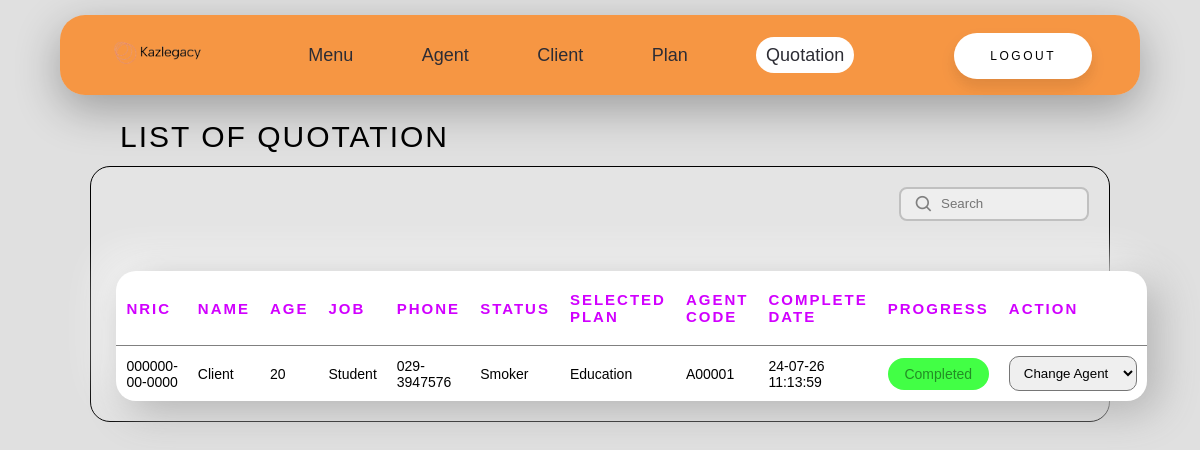
The app's page /quotation_admin.php with its own data.
### tables this page shows
CREATE TABLE `quotation` (
  `quotation_ID` int(11) NOT NULL,
  `client_ID` int(11) NOT NULL,
  `client_IC` varchar(255) NOT NULL,
  `client_name` varchar(255) NOT NULL,
  `client_age` varchar(255) NOT NULL,
  `client_job` varchar(255) NOT NULL,
  `client_phone` varchar(255) NOT NULL,
  `client_status` varchar(255) NOT NULL,
  `selected_plan` varchar(255) NOT NULL,
  `agent_code` varchar(255) NOT NULL,
  `complete_date` varchar(255) NOT NULL,
  `progress` varchar(255) NOT NULL,
  `price` decimal(65,2) NOT NULL
);

### src/quotation_admin.php (the view, shortened to what this page needs)
<?php
include "dbConfig.php";
$query = "select * from quotation";
$result = mysqli_query($con, $query);
$query2 = "select * from agent";
$result2 = mysqli_query($con, $query2);
$dropdown_agent_code = array();
while ($row2 = $result2->fetch_assoc()) {
	$dropdown_agent_code[] = $row2["agent_code"];
}
?>
<!DOCTYPE html>
<html>
<head>
	<link rel="stylesheet" href="style.css">
	<link href='https://unpkg.com/boxicons@2.1.4/css/boxicons.min.css' rel='stylesheet'>
</head>
<body>
	<header id="header">
		<a href="admin_menu.php" class="FWD"><img src="kazlegacy-logo.png" alt="FWD" width="100" height="30"></a>
		<nav class="navbar">
			<a href="admin_menu.php">Menu</a>
			<a href="agent_admin.php">Agent</a>
			<a href="client_admin.php">Client</a>
			<a href="plan_admin.php">Plan</a>
			<a class="active" href="quotation_admin.php">Quotation</a>
		</nav>
		<div class="admin_logout">
			<a href="admin_logout.php" class="logout-button">Logout</a>
		</div>
	</header>
	<div class="admin-quotation-title">List of Quotation</div>
	<div class="admin-table-container">
		<div class="table-top">
			<div class="search-bar-admin">
				<i class='bx bx-search'></i>
				<input type="text" name="search" id="searchQuotationAdmin" placeholder="Search">
			</div>
		</div>
		<div id="quotationTableAdmin">
			<?php
			if (mysqli_num_rows($result) == 0) {
				echo "<span class='no-quotation-admin'>No quotation recorded !</span>";
			} else {
				echo "<table class='quotation-table'>
				<thead>
					<th>NRIC</th>
					<th>NAME</th>
					<th>AGE</th>
					<th>JOB</th>
					<th>PHONE</th>
					<th>STATUS</th>
					<th>SELECTED PLAN</th>
					<th>AGENT CODE</th>
					<th>COMPLETE DATE</th>
					<th>PROGRESS</th>
					<th>ACTION</th>
				</thead>";
				while ($row = $result->fetch_assoc()) {
					$quotation_ID = $row["quotation_ID"];
					$client_IC = $row["client_IC"];
					$client_name = $row["client_name"];
					$client_age = $row["client_age"];
					$client_job = $row["client_job"];
					$client_phone = $row["client_phone"];
					$client_status = $row["client_status"];
					$selected_plan = $row["selected_plan"];
					$agent_code = $row["agent_code"];
					$complete_date = $row["complete_date"];
					$progress = $row["progress"];
					if ($progress == "Pending") {
						echo "
						<tr>
						<td>$client_IC</td>
						<td>$client_name</td>
						<td>$client_age</td>
						<td>$client_job</td>
						<td>$client_phone</td>
						<td>$client_status</td>
						<td>$selected_plan</td>
						<td>$agent_code</td>
						<td>$complete_date</td>
						<td><p class='pending-bg'>$progress</p></td>
						<td><select class='option' onChange='update_progress(this.options[this.selectedIndex].value,$quotation_ID)'><option value=''>Change Agent</option>";
						foreach ($dropdown_agent_code as $select_agent_code) {
							echo "<option value='$select_agent_code'>$select_agent_code</option>";
						}
						echo "</td></tr>";
					} else {
						echo "
						<tr>
						<td>$client_IC</td>
						<td>$client_name</td>
						<td>$client_age</td>
						<td>$client_job</td>
						<td>$client_phone</td>
						<td>$client_status</td>
						<td>$selected_plan</td>
						<td>$agent_code</td>
						<td>$complete_date</td>
						<td><p class='completed-bg'>$progress</p></td>
						<td><select class='option' onChange='update_progress(this.options[this.selectedIndex].value,$quotation_ID)'><option value=''>Change Agent</option>";
						echo "</td></tr>";
					}
				}
				echo "</table>";
			}
			?>
		</div>
	</div>
</body>
</html>

### src/style.css (style rules this page uses)
* { margin: 0; padding: 0; box-sizing: border-box; font-family: sans-serif; text-decoration: none; }
body { background-color: #e0e0e0; }
#header { position: fixed; border-radius: 25px; top: 15px; left: 5%; width: 90%; height: 10%; padding: 2% 4%; background: rgba(255, 119, 0, 0.7); backdrop-filter: blur(10px); display: flex; justify-content: space-between; align-items: center; box-shadow: rgba(0, 0, 0, 0.3) 0px 14px 45px; z-index: 100; transition: top 0.2s; }
.navbar a { color: #2c2c34; font-size: 18px; text-decoration: none; margin: 0 2rem; transition: 0.2s; }
.active { color: black; background-color: white; padding: 8px 10px; border-radius: 48px; }
.logout-button { text-decoration: none; padding: 1.3em 3em; font-size: 12px; text-transform: uppercase; letter-spacing: 2.5px; font-weight: 500; color: #000; background-color: #fff; border: none; border-radius: 45px; box-shadow: 0px 8px 15px rgba(0, 0, 0, 0.1); transition: all 0.3s ease 0s; }
.quotation-table { font-size: 14px; background-color: white; margin-top: 3%; margin-left: 2.5%; width: 95%; box-shadow: 10px 10px 41px #afafaf, -10px -10px 41px #ffffff; border-radius: 20px; border-collapse: collapse; text-align: left; }
.quotation-table thead { border-bottom: 1px solid grey; color: #d100ff; }
.quotation-table th { padding: 20px 10px; text-transform: uppercase; letter-spacing: 2px; font-size: 15px; }
.quotation-table td { padding: 10px 10px; }
.quotation-table tr { border-bottom: 1px solid silver; border-width: 100%; }
.quotation-table tr:last-child { border-bottom: none; }
.completed-bg { padding: 8px 10px; text-decoration: none; pointer-events: none; border-radius: 20px; background-color: #42ff45; color: #238d25; text-align: center; }
.option { cursor: pointer; padding: 8px 10px; border-radius: 10px; transition: all ease 0.2s; }
.admin-quotation-title { margin-top: 10%; margin-left: 10%; margin-bottom: 1%; text-transform: uppercase; letter-spacing: 2px; font-size: 30px; }
.admin-table-container { border: 1px solid black; background: rgba(232, 232, 232, 0.6); border-radius: 20px; width: 85%; margin-left: 7.5%; padding-bottom: 20px; }
.table-top { display: flex; justify-content: space-between; padding: 20px; }
.search-bar-admin { display: flex; line-height: 28px; align-items: center; position: relative; max-width: 190px; }
.search-bar-admin input { width: 100%; line-height: 28px; padding: 0.909px 3px; padding-left: 40px; border: 2px solid silver; border-radius: 8px; outline: none; background-color: #eeeeee; color: black; transition: 0.3s ease; }
.search-bar-admin .bx-search { position: absolute; left: 15px; color: grey; font-size: 20px; }

### records on screen
quotation: client_IC "000000-00-0000", client_name "Client", client_age "20", client_job "Student", client_phone "029-3947576", client_status "Smoker", selected_plan "Education", agent_code "A00001", complete_date "24-07-26 11:13:59", progress "Completed"
